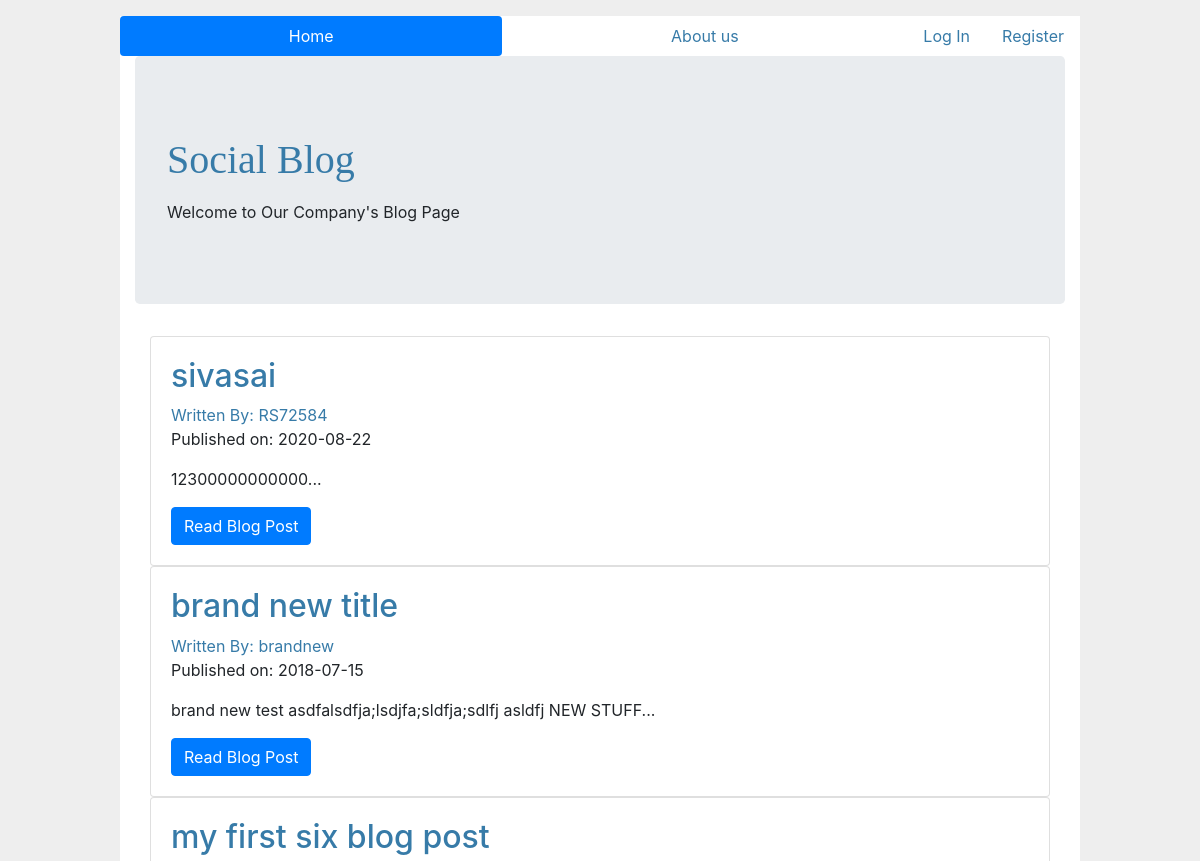
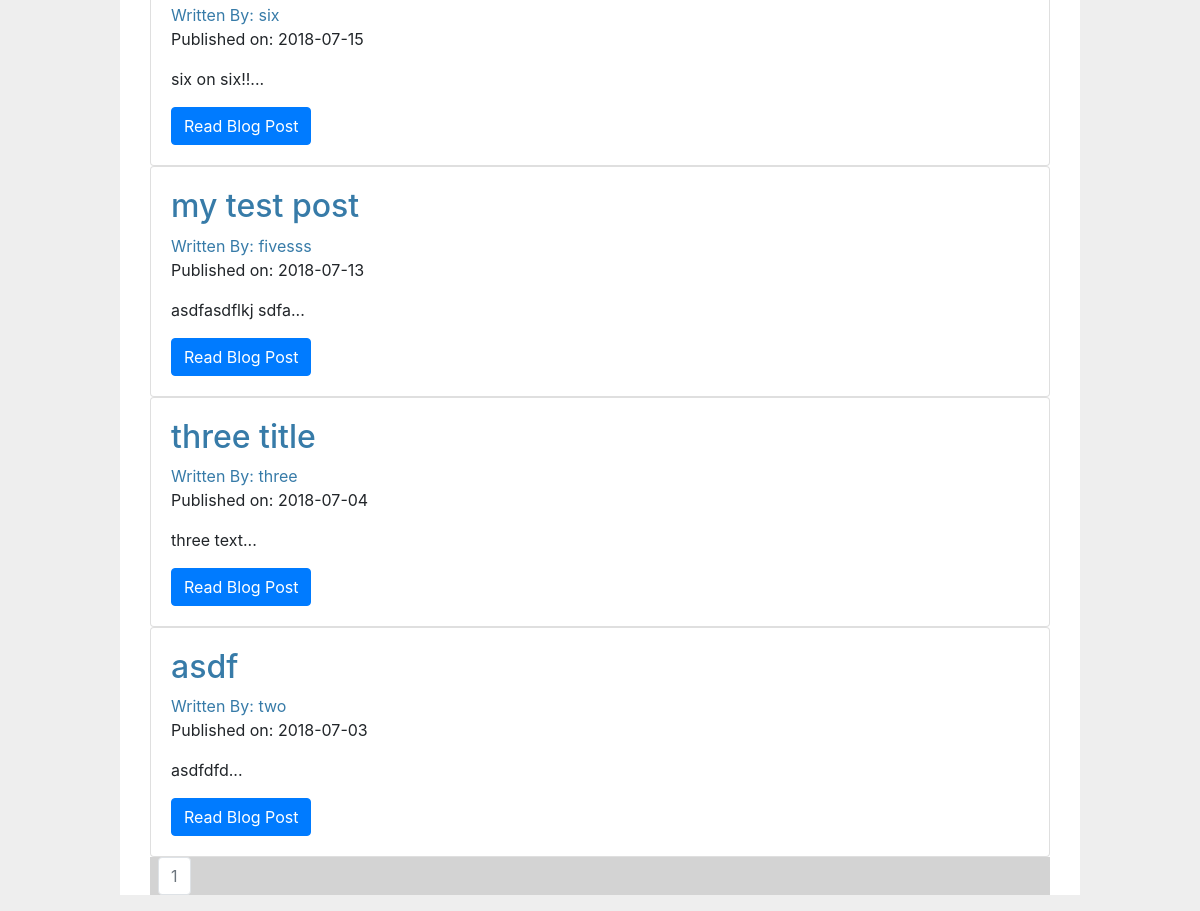
The page / on the database its author committed (2 pictures, top to bottom).
### Socialblog/models.py (models this page shows, shortened)
class BlogPost(db.Model):
    users = db.relationship(User)
    id = db.Column(db.Integer, primary_key=True)
    user_id = db.Column(db.Integer, db.ForeignKey('users.id'), nullable=False)
    date = db.Column(db.DateTime, nullable=False, default=datetime.utcnow)
    title = db.Column(db.String(140), nullable=False)
    text = db.Column(db.Text, nullable=False)

class User(db.Model, UserMixin):
    __tablename__ = 'users'
    id = db.Column(db.Integer, primary_key = True)
    profile_image = db.Column(db.String(20), nullable=False, default='default_profile.png')
    email = db.Column(db.String(64), unique=True, index=True)
    username = db.Column(db.String(64), unique=True, index=True)
    password_hash = db.Column(db.String(128))
    posts = db.relationship('BlogPost', backref='author', lazy=True)

### Socialblog/core/views.py (the view)
@core.route('/')
def index():
    page = request.args.get('page', 1, type=int)
    blog_posts = BlogPost.query.order_by(BlogPost.date.desc()).paginate(page=page, per_page=10)
    return render_template('index.html',blog_posts=blog_posts)

### Socialblog/templates/index.html
{% extends "base.html" %}
{% block content %}
  <div class="jumbotron">
    <h1>Social Blog</h1>
    <p>Welcome to Our Company's Blog Page</p>
  </div>
  <div class="container">
    {% for post in blog_posts.items %}
    <div class="card" >
      <div class="card-body">
        <h2><a class="card-title" href="  {{ url_for('blog_posts.blog_post', blog_post_id=post.id) }}">{{ post.title }}</a></h2>
        <a href="{{ url_for('users.user_posts', username=post.author.username) }}">Written By: {{ post.author.username }}</a>
        <p>Published on: {{ post.date.strftime('%Y-%m-%d') }}</p>
        <p class="card-text">{{ post.text[:100] }}...</p>
        <a href="{{ url_for('blog_posts.blog_post', blog_post_id=post.id) }}" class="btn btn-primary">Read Blog Post</a>
      </div>
    </div>
   {% endfor %}
   <nav aria-label="Page navigation example">
     <ul class="pagination justify-content-center">
       {% for page_num in blog_posts.iter_pages(left_edge=1, right_edge=1, left_current=1, right_current=2) %}
          {% if blog_posts.page == page_num %}
          <li class="page-item disabled">
            <a class="page-link" href="{{ url_for('core.index', page=page_num) }}">{{ page_num }}</a></li>
          {% else %}
            <li class="page-item"><a class="page-link" href="{{ url_for('core.index', page=page_num) }}">{{ page_num }}</a></li>
          {% endif %}
      {% endfor %}
    </nav>
{% endblock %}

### Socialblog/static/master.css (style rules this page uses)
html { font-family: sans-serif; background: #eee; padding: 1rem; }
body { max-width: 960px; margin: 0 auto; background: white; }
h1 { font-family: serif; color: #377ba8; margin: 1rem 0; }
a { color: #377ba8; }
nav { background: lightgray; display: flex; align-items: center; padding: 0 0.5rem; }
nav ul { display: flex; list-style: none; margin: 0; padding: 0; }
nav ul li a, nav ul li span, header .action { display: block; padding: 0.5rem; }

### rows shown on the page
BlogPost: title "sivasai", author.username "RS72584", date "2020-08-22", text "12300000000000"
BlogPost: title "brand new title", author.username "brandnew", date "2018-07-15", text "brand new test asdfalsdfja;lsdjfa;sldfja;sdlfj asldfj NEW STUFF"
BlogPost: title "my first six blog post", author.username "six", date "2018-07-15", text "six on six!!"
BlogPost: title "my test post", author.username "fivesss", date "2018-07-13", text "asdfasdflkj sdfa"
BlogPost: title "three title", author.username "three", date "2018-07-04", text "three text"
BlogPost: title "asdf", author.username "two", date "2018-07-03", text "asdfdfd"

### other values the page prints
{{ page_num }} "1"
